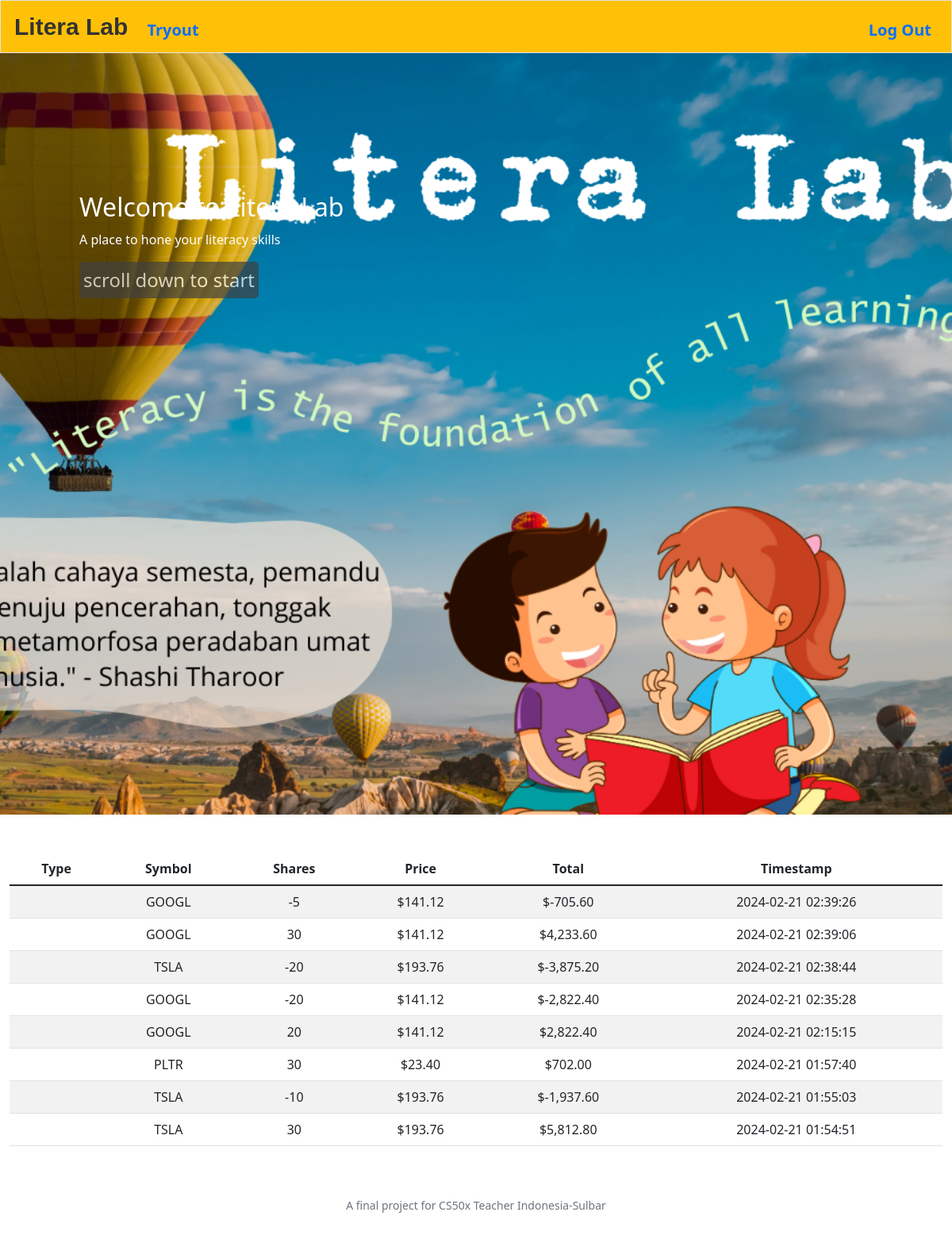
Screenshot of /history (signed in) with the database file from the repository.
### tables this page shows
CREATE TABLE 'transactions' (
id INTEGER PRIMARY KEY AUTOINCREMENT,
user_id INTEGER NOT NULL, symbol TEXT NOT NULL, price NUMERIC NOT NULL,
timestamp DATETIME DEFAULT CURRENT_TIMESTAMP, 'shares' INTEGER NOT NULL , FOREIGN KEY (user_id) REFERENCES users(id)
);

### app.py (the view)
@app.route("/history")
@login_required
def history():
    transactions = db.execute("SELECT * FROM transactions WHERE user_id = :user_id ORDER BY timestamp DESC",
                              user_id=session["user_id"])
    return render_template("history.html", transactions=transactions)

### app.py (called while the page is built)
@app.after_request
def after_request(response):
    response.headers["Cache-Control"] = "no-cache, no-store, must-revalidate"
    response.headers["Expires"] = 0
    response.headers["Pragma"] = "no-cache"
    return response

### helpers.py (called while the page is built)
def login_required(f):
    @wraps(f)
    def decorated_function(*args, **kwargs):
        if session.get("user_id") is None:
            return redirect("/login")
        return f(*args, **kwargs)
    return decorated_function

def usd(value):
    return f"${value:,.2f}"

### templates/history.html (shortened to what this page needs)
{% extends "index.html" %}
{% block main %}
    <table class="table table-striped">
        <thead>
            <tr>
                <th>Type</th>
                <th>Symbol</th>
                <th>Shares</th>
                <th>Price</th>
                <th>Total</th>
                <th>Timestamp</th>
            </tr>
        </thead>
        <tbody>
            {% for transaction in transactions %}
                <tr>
                    <td>{{ transaction.type }}</td>
                    <td>{{ transaction.symbol }}</td>
                    <td>{{ transaction.shares }}</td>
                    <td>{{ transaction.price | usd }}</td>
                    <td>{{ (transaction.shares * transaction.price)  | usd }}</td>
                    <td>{{ transaction.timestamp }}</td>
                </tr>
            {% endfor %}
        </tbody>
    </table>
{% endblock %}

### rows the page displays
transactions: (transaction.shares*transaction.price)|usd "$-705.60"
transactions: (transaction.shares*transaction.price)|usd "$4,233.60"
transactions: (transaction.shares*transaction.price)|usd "$-3,875.20"
transactions: (transaction.shares*transaction.price)|usd "$-2,822.40"
transactions: (transaction.shares*transaction.price)|usd "$2,822.40"
transactions: (transaction.shares*transaction.price)|usd "$702.00"
transactions: (transaction.shares*transaction.price)|usd "$-1,937.60"
transactions: (transaction.shares*transaction.price)|usd "$5,812.80"
